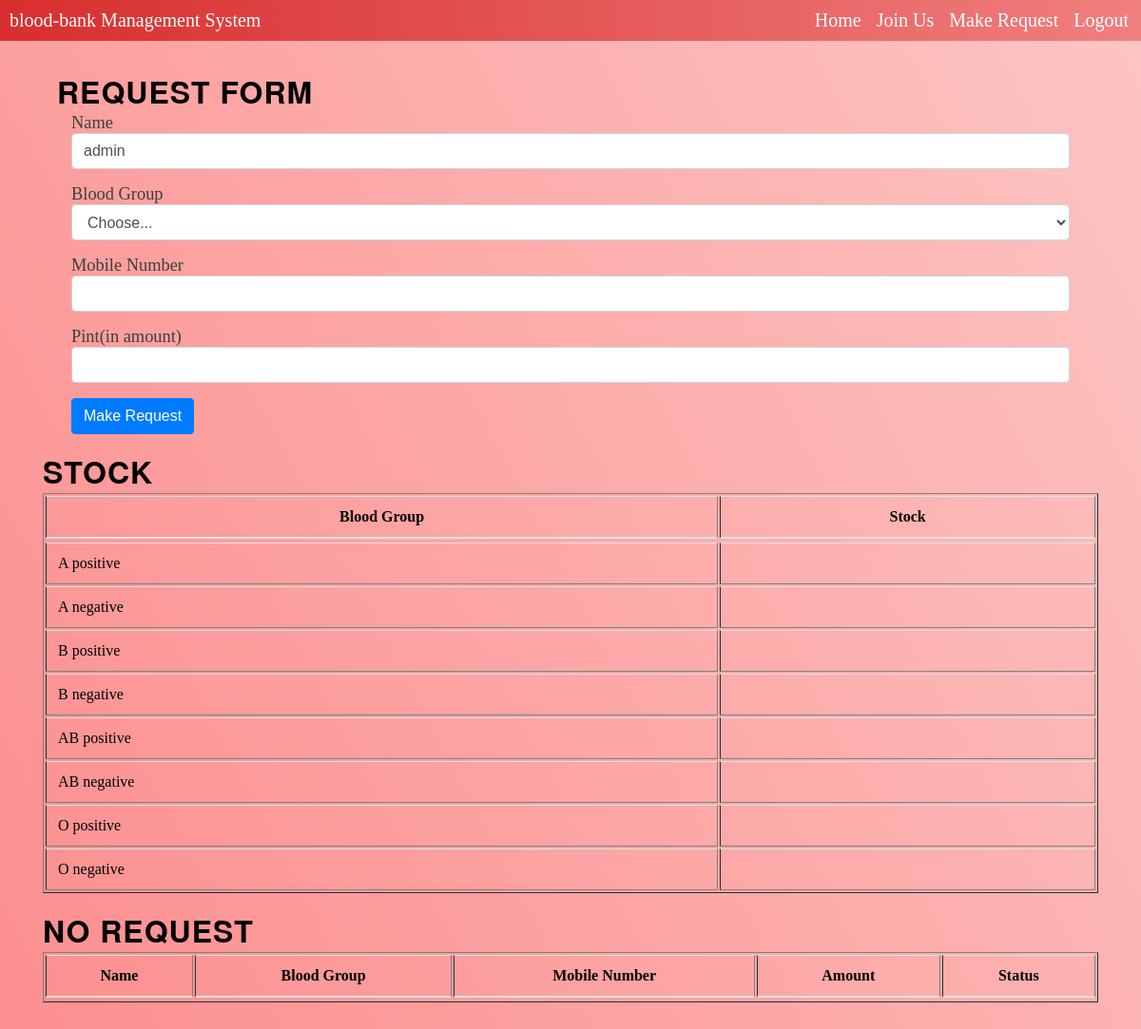
/userstock.php (signed in), run on an earlier commit of the app's database.
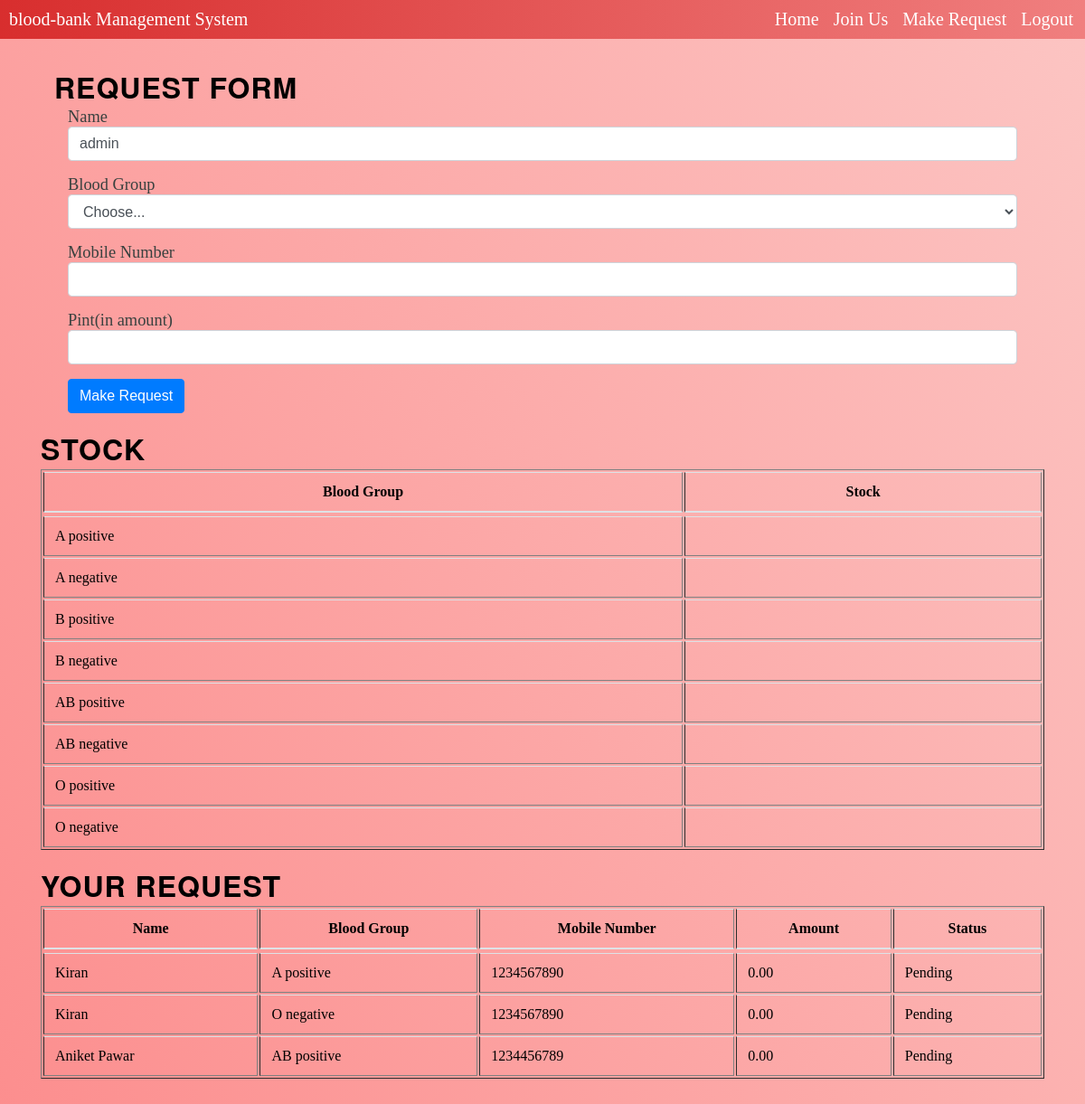
And on a later commit of the database.
### tables this page shows
CREATE TABLE `stock` (
  `stock_id` int(11) NOT NULL,
  `bloodgroup` varchar(30) NOT NULL,
  `unit` int(11) NOT NULL,
  `admin_id` int(11) DEFAULT NULL
);

CREATE TABLE `request` (
  `req_id` int(11) NOT NULL,
  `name` varchar(30) NOT NULL,
  `bloodgroup` varchar(20) NOT NULL,
  `mobile_no` varchar(15) NOT NULL,
  `email` varchar(255) NOT NULL,
  `received` tinyint(1) DEFAULT 0,
  `requested_amount` decimal(10,2) NOT NULL
);

### userstock.php (the view, shortened to what this page needs)
<?php
if (isset($_SESSION['login'])) {
    $fname = $_SESSION['fname'];
    $email = $_SESSION['email'];
?>
    <?php
    $servername = "localhost";
    $username = "root";
    $password = "";
    $db = "blood-bank";
    $mysqli = new mysqli($servername, $username, $password, $db);
    ?>
    <!DOCTYPE html>
    <html lang="en">
    <head>
        <link rel="stylesheet" href="css/style.css">
        <link rel="stylesheet" href="css/style2.css">
    </head>
    <body>
        <?php include "UserNavbar.php" ?>
        <div class="container">
            <div class="row">
                <div class="col-lg-12 order-sm-2">
                    <?php
                    $query = "SELECT * FROM stock";
                    $result = $mysqli->query($query);
                    echo "<div class='table-responsive'>";
                    echo "<table class='table table-hover' border='1'>
                    <thead>
                        <tr>
                        <th scope='col'> Blood Group </th>
                        <th scope='col'> Stock </th>
                        <tr>
                    </thead>";
                    if ($result->num_rows > 0) {
                        echo "<tbody>";
                        while ($row = mysqli_fetch_array($result)) {
                            echo "<tr>";
                            echo "<td>" . $row['bloodgroup'] . "</td>";
                            echo "<td>" . $row['stock'] . "</td>";
                            echo "</tr>";
                        }
                        echo "<tbody";
                    }
                    echo "</table>";
                    echo "</div>";
                    ?>
                </div>
                <div class="col order-sm-12">
                    <h1 class="intro-text text-center">Request Form</h1>
                    <form role="form" method="post">
                        <div class="row">
                            <div class="form-group col-lg-12">
                                <label class="lb">Name</label>
                                <input type="text" id="name" name="name" <?php echo "value='" . $fname . "'" ?> maxlength="30" class="form-control">
                            </div>
                            <div class="form-group col-lg-12">
                                <label class="lb">Blood Group</label>
                                <select id="bloodgroup" name="bloodgroup" class="form-control">
                                    <option selected>Choose...</option>
                                </select>
                            </div>
                            <div class="form-group col-lg-12">
                                <label class="lb">Mobile Number</label>
                                <input type="number" id="mobile_no" name="mobile_no" maxlength="25" class="form-control">
                            </div>
                            <div class="form-group col-lg-12">
                                <label class="lb">Pint(in amount)</label>
                                <input type="number" id="req_amount" name="req_amount" maxlength="25" class="form-control">
                            </div>
                            <div class="form-group col-lg-12">
                                <button type="submit" class="btn btn-primary" id="request">Make Request</button>
                            </div>
                        </div>
                    </form>
                </div>
            </div>
            <?php
            $query = "SELECT * FROM request WHERE email='" . $email . "'";
            $result = $mysqli->query($query);
            echo "<div class='table-responsive'>";
            echo "<h1>Stock</h1>";
            echo "<table class='table table-hover' border='1'>
            <thead>
                <tr>
                <th scope='col'> Name </th>
                <th scope='col'> Blood Group </th>
                <th scope='col'> Mobile Number </th>
                <th scope='col'> Amount </th>
                <th scope='col'> Status </th>
                <tr>
            </thead>";
            if ($result->num_rows > 0) {
                echo "<h1>Your Request</h1>";
                echo "<tbody>";
                while ($row = mysqli_fetch_array($result)) {
                    echo "<tr>";
                    echo "<td>" . $row['name'] . "</td>";
                    echo "<td>" . $row['bloodgroup'] . "</td>";
                    echo "<td>" . $row['mobile_no'] . "</td>";
                    echo "<td>" . $row['requested_amount'] . "</td>";
                    $status = $row['received'] == 1 ? 'approved' : 'Pending';
                    echo "<td>" . $status . "</td>";
                    echo "</tr>";
                }
                echo "</tbody>";
            } else {
                echo "<h1>No Request</h1>";
            }
            echo "</table>";
            echo "</div>";
            ?>
        </div>
        <?php require_once "footer.php" ?>
    </body>
<?php
} else {
    header("location:index.php");
}
?>

### UserNavbar.php (shortened to what this page needs)
<nav class="navbar mynavbar navbar-expand-lg navbar-dark">
    <a class="navbar-brand" href="#">blood-bank Management System</a>
    <div class="collapse navbar-collapse" id="mynavbar">
        <form class="form-inline my-2 my-lg-0">
            <ul class="navbar-nav mr-auto">
                <li class="nav-item">
                    <a class="nav-link" href="userdashboard.php">Home</a>
                </li>
                <li class="nav-item">
                    <a class="nav-link" href="joinus.php">Join Us</a>
                </li>
                <li class="nav-item">
                    <a class="nav-link" href="userstock.php">Make Request</a>
                </li>
                <li class="nav-item">
                    <a class="nav-link" href="logout.php">Logout</a>
                </li>
            </ul>
        </form>
    </div>
</nav>

### footer.php (shortened to what this page needs)
<head>
    <link rel="stylesheet" href="css/style.css">
</head>

### css/style.css (style rules this page uses)
h1, h2, h3, h4, h5, h6 { text-transform: uppercase; font-family: "Josefin Slab", "Helvetica Neue", Helvetica, Arial, sans-serif; font-weight: 700; letter-spacing: 1px; }
.mynavbar { background-image: linear-gradient(-90deg, #f07f7f, #d82e2e); }
.nav-link { font-size: 16px; margin: 3px; color: #fff; font-weight: 500; }
.container { padding: 20px; margin: 10px; }
.lb { color: #39413f; font-size: 1.15em; }
a { text-decoration: none; }

### css/style2.css (style rules this page uses)
body { background-color: #fc8e8e; background-image: linear-gradient(62deg, #fc8e8e 0%, #fcc5c3 100%); }

### userstock.php (style rules this page uses)
.container { padding-top: 20px; }
.table-responsive { display: block; width: 100%; overflow-x: auto; -webkit-overflow-scrolling: touch; -ms-overflow-style: -ms-autohiding-scrollbar; }
.table { width: 100%; margin-bottom: 1rem; background-color: transparent; }
.table th, .table td { padding: 0.75rem; vertical-align: top; border-top: 1px solid #dee2e6; }
.table thead th { vertical-align: bottom; border-bottom: 2px solid #dee2e6; }
.col-lg-12, .col-lg-12.order-sm-2, .col-lg-12.order-sm-12, .col { position: relative; width: 100%; padding-right: 15px; padding-left: 15px; }
.form-group { margin-bottom: 1rem; }
.form-control { display: block; width: 100%; height: calc(1.5em + 0.75rem + 2px); padding: 0.375rem 0.75rem; font-size: 1rem; font-weight: 400; line-height: 1.5; color: #495057; background-color: #fff; background-clip: padding-box; border: 1px solid #ced4da; border-radius: 0.25rem; transition: border-color 0.15s ease-in-out, box-shadow 0.15s ease-in-out; }
.btn { display: inline-block; font-weight: 400; color: #212529; text-align: center; vertical-align: middle; user-select: none; background-color: transparent; border: 1px solid transparent; padding: 0.375rem 0.75rem; font-size: 1rem; line-height: 1.5; border-radius: 0.25rem; transition: color 0.15s ease-in-out, background-color 0.15s ease-in-out, border-color 0.15s ease-in-out, box-shadow 0.15s ease-in-out; }
.btn-primary { color: #fff; background-color: #007bff; border-color: #007bff; }

### UserNavbar.php (style rules this page uses)
* { padding: 0; margin: 0; box-sizing: border-box; overflow-x: hidden; }
.navbar { background-color: transparent; display: flex; padding: 10px; justify-content: space-between; align-items: center; }
.navbar a { color: white; text-decoration: none; font-size: 20px; }
.navbar-collapse form ul { display: flex; gap: 10px; }
.navbar-collapse form ul li { list-style: none; }
.navbar-collapse form ul li a { text-decoration: none; color: white; }

What changed in the data, as far as the page shows it:
added request: name "Kiran", bloodgroup "A positive", mobile_no "1234567890", requested_amount "0.00", received "Pending"
added request: name "Kiran", bloodgroup "O negative", mobile_no "1234567890", requested_amount "0.00", received "Pending"
added request: name "Aniket Pawar", bloodgroup "AB positive", mobile_no "1234456789", requested_amount "0.00", received "Pending"
Also different on the page:
text no longer shown: "NO REQUEST"
text now shown: "YOUR REQUEST"
